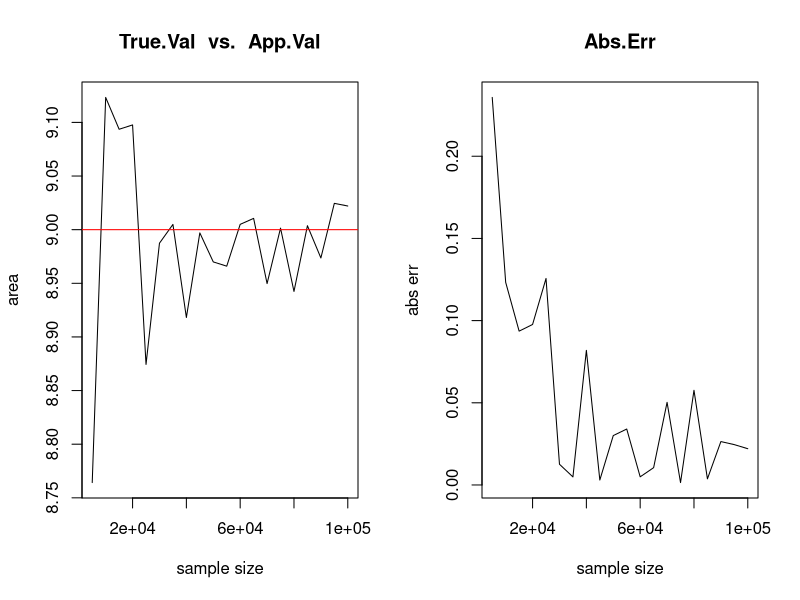

This figure's R source:
# 몬테카를로 시뮬레이션을 통한 정적분 근사값 계산
# (손으로 적분할 수 없는 함수의 정적분을 계산할 수 있다.)

rm(list=ls()) #clearing of datasets in Rstudio Environment
rm(list=lsf.str())
rm(list=setdiff(ls(), lsf.str()))
dev.off()     #clearing of plots in Rstudio
cat("\014")   #clearing of console in Rstudio


## 문제
f <- function(x) x^2 #피적분 함수
xmin <- 0       #적분구간 시작값
xmax <- 3       #적분구간 끝값
ymin <- f(xmin) #적분구간에서 y의 최소값. f가 주어진 적분구간에서 증가함수이므로 이렇게 구함.
ymax <- f(xmax) #적분구간에서 y의 최대값. f가 주어진 적분구간에서 증가함수이므로 이렇게 구함.

true.val <- integrate(f,xmin,xmax)$value #참값. integrate(f,xmin,xmax)[[1]]도 OK.


## 근사값 계산 by Montecarlo Simulation
set.seed(1)   #매 시뮬레이션마다 동일한 난수가 생성되도록 seed number 고정
n.trial <- 20 #근사값 계산 횟수
n.sample <- 5000*seq(1:n.trial) #근사값 계산 시 생성하는 샘플 개수들의 벡터
app.val <- rep(0,n.trial)       #각 샘플사이즈에서 계산된 근사값을 저장하는 벡터 (0으로 초기화)
area.full <- (xmax-xmin)*(ymax-ymin) #전체 사각형의 넓이

for (i in 1:n.trial) {
  M <- n.sample[i]
  x <- runif(M, xmin, xmax)  #x좌표~U(xmin,xmax)
  y <- runif(M, ymin, ymax)  #y좌표~U(ymin,ymax)
  in.prob <- sum(y<f(x))/M   #넓이를 구하려는 영역 안으로 샘플 포인트가 놓인 비율
  app.val[i] <- in.prob*area.full #근사값
}


## 결과 정리
Result <- cbind(n.sample, app.val)
print(Result)


## 그래프로 결과 살펴보기
par(mfrow=c(1,2))
# 근사값 vs. 참값
plot(Result, type='l', main='True.Val  vs.  App.Val', xlab='sample size', ylab='area')
abline(h=true.val, col='red') #참값 겹쳐 그리기

# 절대오차 = |근사값-참값|
abserr <- abs(true.val - app.val)
plot(n.sample, abserr, type='l', main='Abs.Err', xlab='sample size', ylab='abs err')
